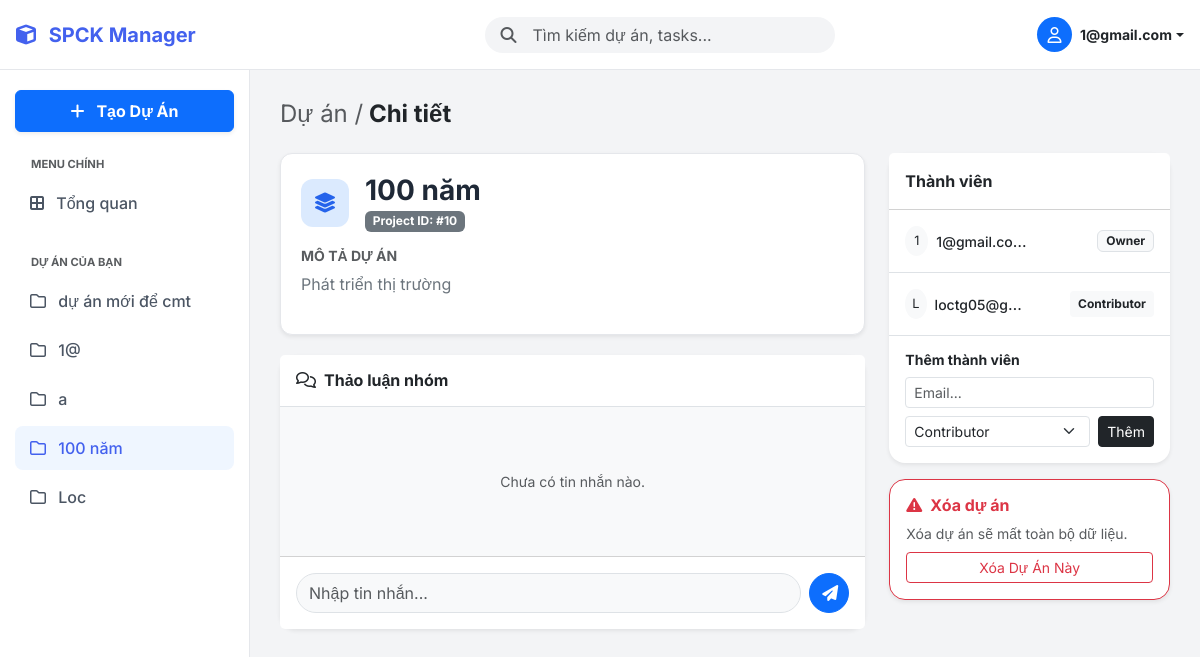
The app's page /dashboard.php?view_project_id=10 (signed in) with its own data.
### tables this page shows
CREATE TABLE `projects` (
  `id` int NOT NULL,
  `title` varchar(255) NOT NULL,
  `description` text,
  `created_at` timestamp NOT NULL DEFAULT CURRENT_TIMESTAMP
);

CREATE TABLE `project_members` (
  `user_id` int NOT NULL,
  `project_id` int NOT NULL,
  `role` enum('viewer','contributor','moderator','owner') DEFAULT 'viewer'
);

CREATE TABLE `users` (
  `id` int NOT NULL,
  `email` varchar(255) NOT NULL,
  `password` varchar(255) NOT NULL,
  `registered_at` timestamp NOT NULL DEFAULT CURRENT_TIMESTAMP,
  `role` enum('user','admin') DEFAULT 'user',
  `status` tinyint DEFAULT '1'
);

### dashboard.php (the view, shortened to what the rows shown need)
<?php
require 'config.php';
$user_id = $_SESSION['user_id'];
$all_projects = [];
if (isset($_GET['q']) && !empty($_GET['q'])) {
    $search_query = trim($_GET['q']);
    $term = "%" . $search_query . "%";
    $stmt_search = $conn->prepare("SELECT * FROM projects WHERE title LIKE ? OR description LIKE ? ORDER BY created_at DESC");
    $stmt_search->bind_param("ss", $term, $term);
    $stmt_search->execute();
    $all_projects = $stmt_search->get_result()->fetch_all(MYSQLI_ASSOC);
} else {
    $all_projects = $conn->query("SELECT * FROM projects ORDER BY created_at DESC")->fetch_all(MYSQLI_ASSOC);
}
$stmt_my_pj = $conn->prepare("SELECT p.id, p.title FROM projects p JOIN project_members pm ON p.id = pm.project_id WHERE pm.user_id = ?");
$stmt_my_pj->bind_param("i", $user_id);
$stmt_my_pj->execute();
$my_projects_list = $stmt_my_pj->get_result()->fetch_all(MYSQLI_ASSOC);
$view_project_id = isset($_GET['view_project_id']) ? $_GET['view_project_id'] : null;
$projects_to_show = [];
if ($view_project_id) {
    $stmt_one = $conn->prepare("SELECT * FROM projects WHERE id = ?");
    $stmt_one->bind_param("i", $view_project_id);
    $stmt_one->execute();
    $res_one = $stmt_one->get_result();
    if($res_one->num_rows > 0) {
        $projects_to_show[] = $res_one->fetch_assoc();
    }
} else {
    $projects_to_show = $all_projects;
}
$my_roles = [];
$stmt = $conn->prepare("SELECT project_id, role FROM project_members WHERE user_id = ?");
$stmt->bind_param("i", $user_id);
$stmt->execute();
$res = $stmt->get_result();
while ($row = $res->fetch_assoc()) $my_roles[$row['project_id']] = strtolower(trim($row['role']));
$my_requests = [];
$stmt = $conn->prepare("SELECT project_id, status FROM project_requests WHERE user_id = ?");
$stmt->bind_param("i", $user_id);
$stmt->execute();
$res = $stmt->get_result();
while ($row = $res->fetch_assoc()) $my_requests[$row['project_id']] = $row['status'];
?>
<!DOCTYPE html>
<html lang="vi">
<head>
    <link href="https://cdn.jsdelivr.net/npm/bootstrap@5.3.0/dist/css/bootstrap.min.css" rel="stylesheet">
    <link rel="stylesheet" href="https://cdnjs.cloudflare.com/ajax/libs/font-awesome/6.4.0/css/all.min.css">
</head>
<body>
    <nav class="sidebar">
        <div class="nav flex-column">
            <?php foreach($my_projects_list as $mp): ?>
                <a class="nav-link <?= ($view_project_id == $mp['id']) ? 'active' : '' ?>" href="dashboard.php?view_project_id=<?= $mp['id'] ?>">
                    <i class="fa-regular fa-folder me-2"></i> <?= htmlspecialchars($mp['title']) ?>
                </a>
            <?php endforeach; ?>
        </div>
    </nav>
    <main class="main-content">
        <?php if (empty($projects_to_show)): ?>
            <div class="text-center py-5 text-muted">
                <i class="fa-solid fa-magnifying-glass fa-2x mb-3 opacity-25"></i>
                <p>Không tìm thấy dự án nào.</p>
            </div>
        <?php else: ?>
            <?php if (!$view_project_id): ?>
                <div class="row g-4">
                    <?php foreach ($projects_to_show as $pj):
                        $pj_id = $pj['id'];
                        $my_role = $my_roles[$pj_id] ?? null;
                        $icon_bg = ($pj_id % 2 == 0) ? 'icon-blue' : (($pj_id % 3 == 0) ? 'icon-green' : 'icon-purple');
                        $icon_class = ($pj_id % 2 == 0) ? 'fa-layer-group' : 'fa-cube';
                        $badge_cls = match($my_role) {
                            'owner' => 'badge-owner', 'moderator' => 'badge-mod', 'contributor' => 'badge-contrib', default => 'badge-viewer'
                        };
                    ?>
                    <div class="col-md-6 col-xl-4">
                        <div class="project-card p-4 h-100 d-flex flex-column position-relative">
                            <div class="d-flex align-items-start mb-3">
                                <div class="project-icon <?= $icon_bg ?>">
                                    <i class="fa-solid <?= $icon_class ?>"></i>
                                </div>
                                <div class="flex-grow-1">
                                    <h5 class="fw-bold text-dark mb-1 text-truncate"><?= htmlspecialchars($pj['title']) ?></h5>
                                    <div class="text-muted small"><i class="fa-regular fa-clock me-1"></i> <?= date('d/m/Y', strtotime($pj['created_at'])) ?></div>
                                </div>
                                <?php if($my_role): ?>
                                    <span class="badge-role <?= $badge_cls ?>"><?= ucfirst($my_role) ?></span>
                                <?php endif; ?>
                            </div>
                            <div class="mt-auto pt-3 border-top d-flex justify-content-between align-items-center">
                                <div class="d-flex align-items-center">
                                    <div class="bg-secondary text-white rounded-circle small d-flex align-items-center justify-content-center border border-white" style="width:24px;height:24px;font-size:10px;">A</div>
                                    <div class="bg-primary text-white rounded-circle small d-flex align-items-center justify-content-center border border-white ms-n2" style="width:24px;height:24px;font-size:10px;">B</div>
                                    <span class="ms-2 small text-muted">Thành viên</span>
                                </div>
                                <?php if ($my_role): ?>
                                    <a href="dashboard.php?view_project_id=<?= $pj_id ?>" class="btn btn-sm btn-primary rounded-pill px-3 fw-bold stretched-link">
                                        Vào dự án <i class="fa-solid fa-arrow-right ms-1"></i>
                                    </a>
                                <?php else: ?>
                                    <?php if (isset($my_requests[$pj_id]) && $my_requests[$pj_id] == 'pending'): ?>
                                        <button class="btn btn-sm btn-secondary rounded-pill disabled">Đã xin vào</button>
                                    <?php else: ?>
                                        <form method="POST" class="position-relative z-2">
                                            <input type="hidden" name="request_access" value="1">
                                            <input type="hidden" name="project_id" value="<?= $pj_id ?>">
                                            <button class="btn btn-sm btn-outline-primary rounded-pill">Xin tham gia</button>
                                        </form>
                                    <?php endif; ?>
                                <?php endif; ?>
                            </div>
                        </div>
                    </div>
                    <?php endforeach; ?>
                </div>
            <?php else:
                $pj = $projects_to_show[0];
                $pj_id = $pj['id'];
                $my_role = $my_roles[$pj_id] ?? null;
                $can_access = in_array($my_role, ['owner', 'moderator', 'contributor', 'viewer']);
            ?>
                <?php if($can_access): ?>
                    <div class="row">
                        <div class="col-lg-8">
                            <div class="description-box shadow-sm">
                                <div class="d-flex align-items-center mb-3">
                                    <div class="project-icon icon-blue me-3"><i class="fa-solid fa-layer-group"></i></div>
                                    <div>
                                        <h3 class="fw-bold m-0"><?= htmlspecialchars($pj['title']) ?></h3>
                                        <span class="badge bg-secondary">Project ID: #<?= $pj_id ?></span>
                                    </div>
                                </div>
                                <h6 class="text-uppercase text-muted fw-bold small mb-2">Mô tả dự án</h6>
                                <p class="text-secondary" style="line-height: 1.6;">
                                    <?= nl2br(htmlspecialchars($pj['description'])) ?>
                                </p>
                            </div>
                            <div class="card border-0 shadow-sm rounded-4">
                                <div class="card-header bg-white border-bottom py-3">
                                    <h6 class="m-0 fw-bold"><i class="fa-regular fa-comments me-2"></i>Thảo luận nhóm</h6>
                                </div>
                                <div class="card-body bg-light" style="max-height: 400px; overflow-y: auto;">
                                    <?php
                                    $has_cmt = false;
                                    ?>
                                    <?php if(!$has_cmt) echo "<p class='text-center text-muted small my-5'>Chưa có tin nhắn nào.</p>"; ?>
                                </div>
                                <div class="card-footer bg-white p-3">
                                    <?php if (in_array($my_role, ['owner', 'moderator', 'contributor'])): ?>
                                        <form method="POST" class="d-flex gap-2">
                                            <input type="text" name="content" class="form-control rounded-pill bg-light" placeholder="Nhập tin nhắn..." required>
                                            <button class="btn btn-primary rounded-circle" style="width: 40px; height: 40px;"><i class="fa-solid fa-paper-plane"></i></button>
                                        </form>
                                    <?php else: ?>
                                        <div class="text-center small text-muted">Chế độ xem (Viewer) không thể chat.</div>
                                    <?php endif; ?>
                                </div>
                            </div>
                        </div>
                        <div class="col-lg-4">
                            <div class="card border-0 shadow-sm rounded-4 mb-3">
                                <div class="card-header bg-white fw-bold py-3">Thành viên</div>
                                <ul class="list-group list-group-flush">
                                    <?php
                                    $stmt_mem = $conn->prepare("SELECT u.email, pm.role FROM project_members pm JOIN users u ON pm.user_id = u.id WHERE pm.project_id = ? ORDER BY FIELD(pm.role, 'owner', 'moderator', 'contributor', 'viewer')");
                                    $stmt_mem->bind_param("i", $pj_id);
                                    $stmt_mem->execute();
                                    $mems = $stmt_mem->get_result()->fetch_all(MYSQLI_ASSOC);
                                    foreach($mems as $m):
                                    ?>
                                    <li class="list-group-item d-flex justify-content-between align-items-center py-3">
                                        <div class="d-flex align-items-center text-truncate" style="max-width: 50%;">
                                            <div class="bg-light rounded-circle text-center me-2" style="width:30px;height:30px;line-height:30px;font-size:0.8em">
                                                <?= strtoupper(substr($m['email'],0,1)) ?>
                                            </div>
                                            <div class="text-truncate">
                                                <span class="small fw-medium"><?= htmlspecialchars($m['email']) ?></span>
                                            </div>
                                        </div>
                                        <div class="d-flex align-items-center">
                                            <?php
                                            if ($my_role == 'owner' && $m['role'] != 'owner'):
                                            ?>
                                                <form method="POST" class="d-flex align-items-center gap-1">
                                                    <select name="role" class="form-select form-select-sm py-0 px-2 shadow-none border-0 bg-light fw-bold text-dark"
                                                            style="font-size: 0.75rem; width: auto; height: 26px; background-image: none; cursor: pointer; text-align: center;"
                                                            onchange="this.form.submit()">
                                                        <option value="contributor" <?= $m['role'] == 'contributor' ? 'selected' : '' ?>>Contributor</option>
                                                    </select>
                                                </form>
                                            <?php else: ?>
                                                <span class="badge bg-light text-dark border"><?= ucfirst($m['role']) ?></span>
                                            <?php endif; ?>
                                        </div>
                                    </li>
                                    <?php endforeach; ?>
                                </ul>
                                <?php if($my_role == 'owner'): ?>
                                <div class="card-body border-top">
                                    <h6 class="small fw-bold mb-2">Thêm thành viên</h6>
                                    <form method="POST">
                                        <input type="email" name="email" class="form-control form-control-sm mb-2" placeholder="Email..." required>
                                        <div class="d-flex gap-2">
                                            <select name="role" class="form-select form-select-sm">
                                                <option value="contributor">Contributor</option>
                                            </select>
                                            <button class="btn btn-sm btn-dark">Thêm</button>
                                        </div>
                                    </form>
                                </div>
                                <?php endif; ?>
                            </div>
                            <?php if($my_role == 'owner'): ?>
                            <div class="card border-danger shadow-sm rounded-4">
                                <div class="card-body">
                                    <h6 class="text-danger fw-bold"><i class="fa-solid fa-triangle-exclamation me-2"></i>Xóa dự án</h6>
                                    <p class="small text-muted mb-2">Xóa dự án sẽ mất toàn bộ dữ liệu.</p>
                                    <form method="POST" onsubmit="return confirm('Chắc chắn xóa?');">
                                        <button class="btn btn-outline-danger btn-sm w-100">Xóa Dự Án Này</button>
                                    </form>
                                </div>
                            </div>
                            <?php endif; ?>
                        </div>
                    </div>
                <?php else: ?>
                    <div class="alert alert-danger">Bạn không có quyền truy cập dự án này.</div>
                <?php endif; ?>
            <?php endif; ?>
        <?php endif; ?>
    </main>
</body>
</html>

### records on screen
projects: title "dự án mới để cmt"
projects: title "1@"
projects: title "a"
projects: title "100 năm", id "10", description "Phát triển thị trường"
projects: title "Loc"
project_members: user.email "1", user.email "1@gmail.co…", role "Owner"
project_members: user.email "L", user.email "loctg05@g…", role "Contributor"

### other values on screen
$_SESSION['user_email'] "1@gmail.com"
